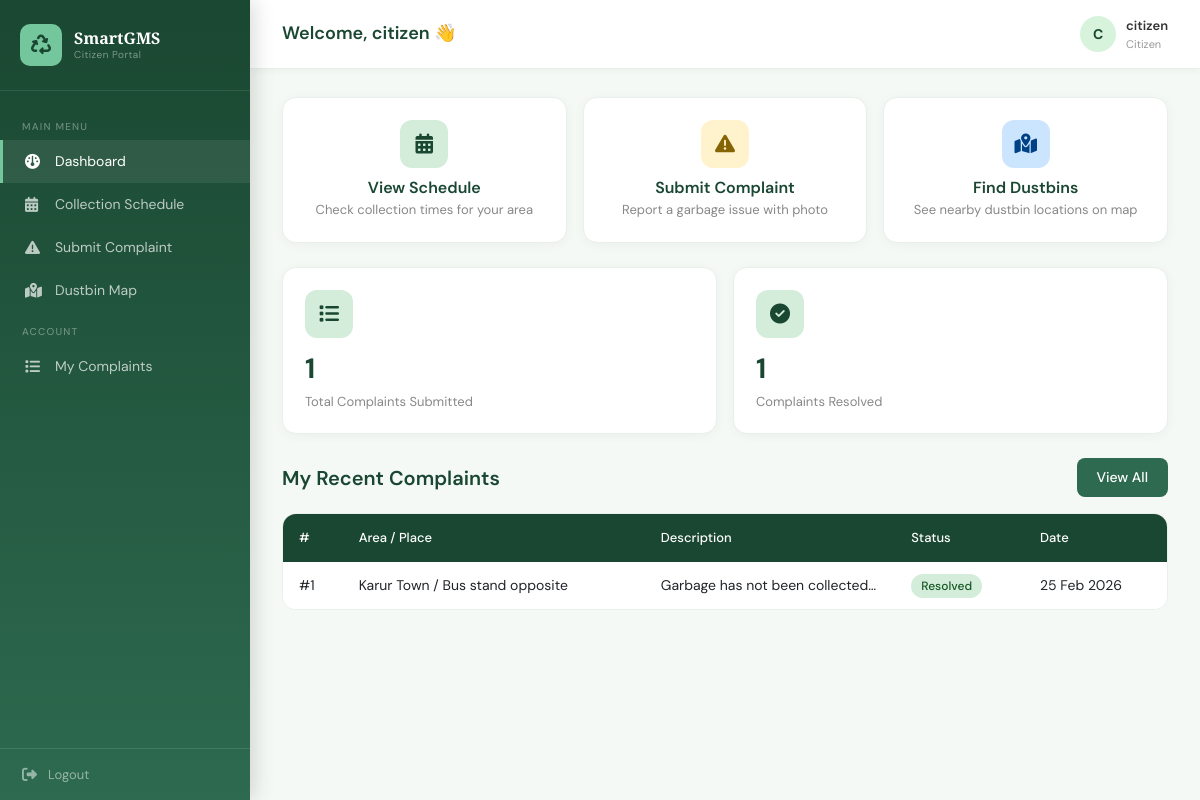
/citizen/dashboard.php (signed in), run on the app's committed database.
### tables this page shows
CREATE TABLE `complaints` (
  `id` int(11) NOT NULL,
  `citizen_id` int(11) NOT NULL,
  `full_name` varchar(100) NOT NULL,
  `phone` varchar(15) NOT NULL,
  `area` varchar(100) NOT NULL,
  `place` varchar(150) NOT NULL,
  `description` text NOT NULL,
  `image` varchar(255) DEFAULT NULL,
  `status` enum('pending','in_progress','resolved') DEFAULT 'pending',
  `created_at` timestamp NOT NULL DEFAULT current_timestamp()
);

### citizen/dashboard.php (the view, shortened to what this page needs)
<?php
require_once '../includes/db.php';
$myComplaints = $pdo->prepare("SELECT * FROM complaints WHERE citizen_id=? ORDER BY created_at DESC LIMIT 5");
$myComplaints->execute([$_SESSION['user_id']]);
$myComplaints = $myComplaints->fetchAll();
$totalMyComplaints = $pdo->prepare("SELECT COUNT(*) FROM complaints WHERE citizen_id=?");
$totalMyComplaints->execute([$_SESSION['user_id']]);
$totalMyComplaints = $totalMyComplaints->fetchColumn();
$resolvedComplaints = $pdo->prepare("SELECT COUNT(*) FROM complaints WHERE citizen_id=? AND status='resolved'");
$resolvedComplaints->execute([$_SESSION['user_id']]);
$resolvedComplaints = $resolvedComplaints->fetchColumn();
?>
<?php include '../includes/header.php'; ?>
<div class="sidebar">
    <div class="sidebar-brand">
        <div class="icon"><i class="fa-solid fa-recycle"></i></div>
        <div class="name">SmartGMS <small>Citizen Portal</small></div>
    </div>
    <div class="sidebar-menu">
        <div class="menu-label">Main Menu</div>
        <a href="dashboard.php" class="active"><i class="fa-solid fa-gauge"></i> Dashboard</a>
        <a href="schedule.php"><i class="fa-solid fa-calendar-days"></i> Collection Schedule</a>
        <a href="complaint.php"><i class="fa-solid fa-triangle-exclamation"></i> Submit Complaint</a>
        <a href="map.php"><i class="fa-solid fa-map-location-dot"></i> Dustbin Map</a>
        <div class="menu-label">Account</div>
        <a href="my_complaints.php"><i class="fa-solid fa-list"></i> My Complaints</a>
    </div>
    <div class="sidebar-footer">
        <a href="../logout.php"><i class="fa-solid fa-right-from-bracket"></i> Logout</a>
    </div>
</div>
<div class="main-content">
    <div class="topbar">
        <h4>Welcome, <?= htmlspecialchars(explode(' ', $_SESSION['full_name'])[0]) ?> 👋</h4>
        <div class="user-info">
            <div class="avatar"><?= strtoupper(substr($_SESSION['full_name'], 0, 1)) ?></div>
            <div><div style="font-weight:600;color:#333;"><?= htmlspecialchars($_SESSION['full_name']) ?></div><div style="font-size:11px;color:#999;">Citizen</div></div>
        </div>
    </div>
    <div class="page-body">
        <div class="row g-3 mb-4">
            <div class="col-md-4">
                <a href="schedule.php" style="text-decoration:none;">
                    <div class="stat-card text-center" style="cursor:pointer;">
                        <div class="icon mx-auto mb-2" style="background:#d4edda;"><i class="fa-solid fa-calendar-days" style="color:#1a4731;"></i></div>
                        <div style="font-weight:600;color:#1a4731;margin-top:8px;">View Schedule</div>
                        <div class="label">Check collection times for your area</div>
                    </div>
                </a>
            </div>
            <div class="col-md-4">
                <a href="complaint.php" style="text-decoration:none;">
                    <div class="stat-card text-center" style="cursor:pointer;">
                        <div class="icon mx-auto mb-2" style="background:#fff3cd;"><i class="fa-solid fa-triangle-exclamation" style="color:#856404;"></i></div>
                        <div style="font-weight:600;color:#1a4731;margin-top:8px;">Submit Complaint</div>
                        <div class="label">Report a garbage issue with photo</div>
                    </div>
                </a>
            </div>
            <div class="col-md-4">
                <a href="map.php" style="text-decoration:none;">
                    <div class="stat-card text-center" style="cursor:pointer;">
                        <div class="icon mx-auto mb-2" style="background:#cce5ff;"><i class="fa-solid fa-map-location-dot" style="color:#004085;"></i></div>
                        <div style="font-weight:600;color:#1a4731;margin-top:8px;">Find Dustbins</div>
                        <div class="label">See nearby dustbin locations on map</div>
                    </div>
                </a>
            </div>
        </div>
        <div class="row g-3 mb-4">
            <div class="col-md-6">
                <div class="stat-card">
                    <div class="icon" style="background:#d4edda;"><i class="fa-solid fa-list" style="color:#1a4731;"></i></div>
                    <div class="number"><?= $totalMyComplaints ?></div>
                    <div class="label">Total Complaints Submitted</div>
                </div>
            </div>
            <div class="col-md-6">
                <div class="stat-card">
                    <div class="icon" style="background:#d4edda;"><i class="fa-solid fa-check-circle" style="color:#1a4731;"></i></div>
                    <div class="number"><?= $resolvedComplaints ?></div>
                    <div class="label">Complaints Resolved</div>
                </div>
            </div>
        </div>
        <div class="d-flex justify-content-between align-items-center mb-3">
            <h5 style="color:#1a4731;font-weight:600;margin:0;">My Recent Complaints</h5>
            <a href="my_complaints.php" class="btn-green btn">View All</a>
        </div>
        <div class="custom-table">
            <table class="table mb-0">
                <thead>
                    <tr><th>#</th><th>Area / Place</th><th>Description</th><th>Status</th><th>Date</th></tr>
                </thead>
                <tbody>
                    <?php if (empty($myComplaints)): ?>
                    <tr><td colspan="5" class="text-center py-4 text-muted">You haven't submitted any complaints yet.</td></tr>
                    <?php else: ?>
                    <?php foreach ($myComplaints as $c): ?>
                    <tr>
                        <td>#<?= $c['id'] ?></td>
                        <td><?= htmlspecialchars($c['area']) ?> / <?= htmlspecialchars($c['place']) ?></td>
                        <td style="max-width:200px;white-space:nowrap;overflow:hidden;text-overflow:ellipsis;"><?= htmlspecialchars($c['description']) ?></td>
                        <td>
                            <?php if ($c['status'] === 'pending'): ?>
                                <span class="badge-pending">Pending</span>
                            <?php elseif ($c['status'] === 'in_progress'): ?>
                                <span class="badge-progress">In Progress</span>
                            <?php else: ?>
                                <span class="badge-resolved">Resolved</span>
                            <?php endif; ?>
                        </td>
                        <td><?= date('d M Y', strtotime($c['created_at'])) ?></td>
                    </tr>
                    <?php endforeach; ?>
                    <?php endif; ?>
                </tbody>
            </table>
        </div>
    </div>
</div>
<?php include '../includes/footer.php'; ?>

### assets/css/style.css (style rules this page uses)
:root { --green-dark: #1a4731; --green-mid: #2d6a4f; --green-light: #52b788; --green-pale: #d8f3dc; --green-accent: #74c69d; --white: #f8fffe; --text-dark: #0d2b1e; --text-muted: #5a7a6a; --bg-page: #f4f9f6; --border-color: #e8f0eb; }
*, *::before, *::after { box-sizing: border-box; margin: 0; padding: 0; }
html, body { height: 100%; font-family: 'DM Sans', sans-serif; background: var(--bg-page); color: var(--text-dark); }
.sidebar { width: 250px; min-height: 100vh; background: linear-gradient(180deg, var(--green-dark) 0%, var(--green-mid) 100%); position: fixed; top: 0; left: 0; z-index: 100; box-shadow: 4px 0 20px rgba(0,0,0,.15); }
.sidebar-brand { padding: 24px 20px; border-bottom: 1px solid rgba(255,255,255,.1); display: flex; align-items: center; gap: 12px; }
.sidebar-brand .icon { width: 42px; height: 42px; background: var(--green-accent); border-radius: 10px; display: flex; align-items: center; justify-content: center; font-size: 20px; color: var(--green-dark); }
.sidebar-brand .name { font-family: 'Playfair Display', serif; font-size: 16px; font-weight: 700; color: #fff; line-height: 1.2; }
.sidebar-brand .name small { display: block; font-family: 'DM Sans', sans-serif; font-size: 10px; font-weight: 300; color: rgba(255,255,255,.5); letter-spacing: .5px; }
.sidebar-menu { padding: 16px 0; }
.menu-label { font-size: 10px; letter-spacing: 1.2px; text-transform: uppercase; color: rgba(255,255,255,.35); padding: 12px 22px 6px; font-weight: 500; }
.sidebar a { display: flex; align-items: center; gap: 12px; padding: 11px 22px; color: rgba(255,255,255,.7); text-decoration: none; font-size: 14px; font-weight: 400; transition: all .2s; border-left: 3px solid transparent; }
.sidebar a:hover, .sidebar a.active { background: rgba(255,255,255,.08); color: #fff; border-left-color: var(--green-accent); }
.sidebar a i { width: 18px; font-size: 15px; }
.sidebar-footer { position: absolute; bottom: 0; left: 0; right: 0; padding: 16px 22px; border-top: 1px solid rgba(255,255,255,.1); }
.sidebar-footer a { color: rgba(255,255,255,.5); font-size: 13px; display: flex; align-items: center; gap: 8px; text-decoration: none; transition: color .2s; border-left: none !important; padding: 0 !important; background: none !important; }
.main-content { margin-left: 250px; min-height: 100vh; }
.topbar { background: #fff; padding: 16px 32px; display: flex; align-items: center; justify-content: space-between; border-bottom: 1px solid var(--border-color); box-shadow: 0 2px 8px rgba(0,0,0,.04); position: sticky; top: 0; z-index: 99; }
.topbar h4 { margin: 0; font-size: 18px; color: var(--green-dark); font-weight: 600; }
.topbar .user-info { display: flex; align-items: center; gap: 10px; font-size: 13px; color: #666; }
.page-body { padding: 28px 32px; }
.avatar { width: 36px; height: 36px; border-radius: 50%; background: var(--green-pale); color: var(--green-dark); display: flex; align-items: center; justify-content: center; font-weight: 700; font-size: 14px; }
.stat-card { background: #fff; border-radius: 14px; padding: 22px; border: 1px solid var(--border-color); box-shadow: 0 2px 12px rgba(0,0,0,.04); transition: transform .2s, box-shadow .2s; }
.stat-card .icon { width: 48px; height: 48px; border-radius: 12px; display: flex; align-items: center; justify-content: center; font-size: 20px; }
.stat-card .number { font-size: 28px; font-weight: 700; color: var(--green-dark); margin: 10px 0 2px; }
.stat-card .label { font-size: 13px; color: #888; }
.custom-table { background: #fff; border-radius: 14px; overflow: hidden; border: 1px solid var(--border-color); }
.custom-table thead th { background: var(--green-dark); color: #fff; font-size: 13px; font-weight: 500; padding: 14px 16px; border: none; }
.custom-table tbody td { padding: 13px 16px; font-size: 14px; vertical-align: middle; border-bottom: 1px solid #f0f5f2; }
.custom-table tbody tr:last-child td { border-bottom: none; }
.badge-resolved { background: #d4edda; color: #155724; padding: 4px 10px; border-radius: 20px; font-size: 12px; font-weight: 500; }
.btn-green { background: var(--green-mid); color: #fff; border: none; border-radius: 8px; padding: 9px 20px; font-size: 14px; font-weight: 500; transition: all .2s; text-decoration: none; display: inline-flex; align-items: center; gap: 6px; cursor: pointer; }

### data on the page
complaints: id "1", area "Karur Town", place "Bus stand opposite", description "Garbage has not been collected…", status "Resolved", created_at "25 Feb 2026"

### other printed values
explode(' ', $_SESSION['full_name'])[0] "citizen"
substr($_SESSION['full_name'], 0, 1) "C"
$_SESSION['full_name'] "citizen"
$totalMyComplaints "1"
$resolvedComplaints "1"
